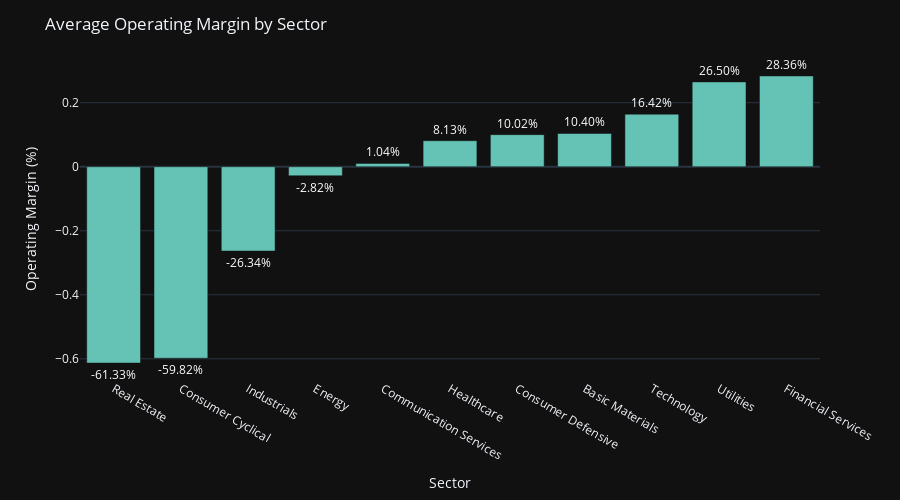

The cell this chart's notebook holds for it:
### Markdown cell above
#### Profitability by Sector

### Code cell
sector_means.sort_values(by='operating_margins', ascending=True, inplace=True)

fig_op_margin = px.bar(x=sector_means.index, y=sector_means['operating_margins'], color_discrete_sequence=['rgb(100, 195, 181)'], hover_name=sector_means.index, height=500)
fig_op_margin.update_traces(text=[f'{x:.2f}%' for x in (sector_means['operating_margins']*100)], textposition='outside',textfont=dict(color='white'))
fig_op_margin.update_layout(title='Average Operating Margin by Sector', xaxis_title='Sector', yaxis_title='Operating Margin (%)', template = 'plotly_dark')
fig_op_margin.show()

### Figure 1 — Plotly figure (JSON) as saved in the notebook; plotly's stock layout.template omitted (floating-point values rounded to 4 significant figures)
{"data": [{"alignmentgroup": "True", "hovertemplate": "<b>%{hovertext}</b><br><br>x=%{x}<br>y=%{y}<extra></extra>", "hovertext": ["Real Estate", "Consumer Cyclical", "Industrials", "Energy", "Communication Services", "Healthcare", "Consumer Defensive", "Basic Materials", "Technology", "Utilities", "Financial Services"], "legendgroup": "", "marker": {"color": "rgb(100, 195, 181)", "pattern": {"shape": ""}}, "name": "", "offsetgroup": "", "orientation": "v", "showlegend": false, "text": ["-61.33%", "-59.82%", "-26.34%", "-2.82%", "1.04%", "8.13%", "10.02%", "10.40%", "16.42%", "26.50%", "28.36%"], "textfont": {"color": "white"}, "textposition": "outside", "type": "bar", "x": ["Real Estate", "Consumer Cyclical", "Industrials", "Energy", "Communication Services", "Healthcare", "Consumer Defensive", "Basic Materials", "Technology", "Utilities", "Financial Services"], "xaxis": "x", "y": [-0.6133, -0.5982, -0.2634, -0.02825, 0.01044, 0.08127, 0.1002, 0.104, 0.1642, 0.265, 0.2836], "yaxis": "y"}], "layout": {"barmode": "relative", "height": 500, "legend": {"tracegroupgap": 0}, "margin": {"t": 60}, "title": {"text": "Average Operating Margin by Sector"}, "xaxis": {"anchor": "y", "domain": [0, 1], "title": {"text": "Sector"}}, "yaxis": {"anchor": "x", "domain": [0, 1], "title": {"text": "Operating Margin (%)"}}}}
